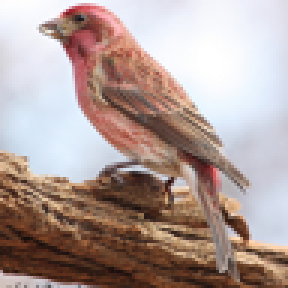
#> input picture Trabalho 06 - Color Image Processing and Segmentation/image_1.png, 96 x 96 px (shown 3 times larger)
$ python assignment6.py
#> lines starting #> are read from the running program, lines starting #| are printed output that depends on the picture
#Assignment 5
#Morphology and Image Description
#Lucas Toschi de Oliveira
#USP ID: 11234190

#import matplotlib.pyplot as plt
import numpy as np
import imageio
import random

import time

# [12 lines of commented-out code are left out]
def getRSE(reference_image, output_image):
    if len(output_image.shape) == 3:
        total_error = 0
        for i in range(0, output_image.shape[2]):
            error_sum = np.sum((reference_image[:, :, i] - output_image[:, :, i])**2)
            error_average = error_sum/(reference_image.shape[0]*reference_image.shape[1])
            total_error += round(np.sqrt(error_average), 4)
            return round(total_error/3, 4)
    else:
        error_sum = np.sum((reference_image - output_image)**2)
        error_average = error_sum/(reference_image.shape[0]*reference_image.shape[1])
        return round(np.sqrt(error_average), 4)

def resetClusters(initialClusters, clusters):
    for i in range(0, len(clusters)):
        clusters[i]["x"] = initialClusters[i]["x"]
        clusters[i]["y"] = initialClusters[i]["y"]


#Normalize an image with to an arbitrary bit resolution.
def normalizeImage(image, bit_resolution):
    max_value = np.max(image)
    min_value = np.min(image)

    image = (image - min_value)*((2**bit_resolution - 1)/(np.abs(max_value - min_value)))

    return image

def buildImageFromClusters(parameters, input_image, clusters):
    outputImage = []

    if parameters["pixel_attributes_option"] <= 2:
        outputImage = np.zeros(input_image.shape)

        for cluster in clusters:
            for i in range(0, len(cluster["x"])):
                outputImage[cluster["x"][i], cluster["y"][i], 0] = int(cluster["R"])
                outputImage[cluster["x"][i], cluster["y"][i], 1] = int(cluster["G"])
                outputImage[cluster["x"][i], cluster["y"][i], 2] = int(cluster["B"])

        outputImage[:, :, 0] = normalizeImage(outputImage[:, :, 0], 8)
        outputImage[:, :, 1] = normalizeImage(outputImage[:, :, 1], 8)
        outputImage[:, :, 2] = normalizeImage(outputImage[:, :, 2], 8)
    else:
        outputImage = np.zeros([input_image.shape[0], input_image.shape[1]])

        for cluster in clusters:
            for i in range(0, len(cluster["x"])):
                outputImage[cluster["x"][i], cluster["y"][i]] = int(cluster["luminance"])

        outputImage = normalizeImage(outputImage, 8)

    return outputImage


#Converts the images vector from RGB to gray images using Luminance weights.
#Returns the vector with the transformation applied in each image.
def rgbToGray(rgbValues):
    return (0.299*rgbValues[0] + 0.587*rgbValues[1] + 0.114*rgbValues[2])

def getRGBEuclidianDistance(reference_data, pixel_data):
    delta2R = pow(reference_data["R"] - pixel_data["R"], 2)
    delta2G = pow(reference_data["G"] - pixel_data["G"], 2)
    delta2B = pow(reference_data["B"] - pixel_data["B"], 2)

    return np.sqrt(delta2R + delta2G + delta2B)

def getRGBxyEuclidianDistance(reference_data, pixel_data):
    delta2R = pow(reference_data["R"] - pixel_data["R"], 2)
    delta2G = pow(reference_data["G"] - pixel_data["G"], 2)
    delta2B = pow(reference_data["B"] - pixel_data["B"], 2)
    delta2X = pow(reference_data["x_med"] - pixel_data["x"], 2)
    delta2Y = pow(reference_data["y_med"] - pixel_data["y"], 2)

    return np.sqrt(delta2R + delta2G + delta2B + delta2X + delta2Y)

def getLuminanceEuclidianDistance(reference_data, pixel_data):
    return np.sqrt(pow(reference_data["luminance"] - pixel_data["luminance"], 2))

def getLuminanceXYEuclidianDistance(reference_data, pixel_data):
    delta2Lum = pow(reference_data["luminance"] - pixel_data["luminance"], 2)
    delta2X = pow(reference_data["x_med"] - pixel_data["x"], 2)
    delta2Y = pow(reference_data["y_med"] - pixel_data["y"], 2)

    return np.sqrt(delta2Lum + delta2X + delta2Y)


def getEuclidianDistance(parameters, reference_data, pixel_data):
    pixel_attributes_option = parameters["pixel_attributes_option"]

    attributes_method_mapping = {
        1: getRGBEuclidianDistance,
        2: getRGBxyEuclidianDistance,
        3: getLuminanceEuclidianDistance,
        4: getLuminanceXYEuclidianDistance
    }

    return attributes_method_mapping[pixel_attributes_option](reference_data, pixel_data)

def updateCluster(clusters, betterClusterIndex, pixel_data):
    clusters[betterClusterIndex]["x"].append(pixel_data["x"])
    clusters[betterClusterIndex]["y"].append(pixel_data["y"])

    if parameters["pixel_attributes_option"] <= 2:
        clusters[betterClusterIndex]["R_sum"] += pixel_data["R"]
        clusters[betterClusterIndex]["G_sum"] += pixel_data["G"]
        clusters[betterClusterIndex]["B_sum"] += pixel_data["B"]

        clusters[betterClusterIndex]["R"] = clusters[betterClusterIndex]["R_sum"]/float(len(clusters[betterClusterIndex]["x"]))
        clusters[betterClusterIndex]["G"] = clusters[betterClusterIndex]["G_sum"]/float(len(clusters[betterClusterIndex]["x"]))
        clusters[betterClusterIndex]["B"] = clusters[betterClusterIndex]["B_sum"]/float(len(clusters[betterClusterIndex]["x"]))
    else:
        clusters[betterClusterIndex]["luminance_sum"] += pixel_data["luminance"]
        clusters[betterClusterIndex]["luminance"] = clusters[betterClusterIndex]["luminance_sum"]/float(len(clusters[betterClusterIndex]["x"]))

    if parameters["pixel_attributes_option"] % 2 == 0:
        clusters[betterClusterIndex]["x_sum"] += pixel_data["x"]
        clusters[betterClusterIndex]["y_sum"] += pixel_data["y"]

        clusters[betterClusterIndex]["x_med"] = clusters[betterClusterIndex]["x_sum"]/float(len(clusters[betterClusterIndex]["x"]))
        clusters[betterClusterIndex]["y_med"] = clusters[betterClusterIndex]["y_sum"]/float(len(clusters[betterClusterIndex]["x"]))

#Assign each pixel to the cluster relative to the centroid with the smallest distance to the pixel.
def assignPixelsAndUpdateClusters(parameters, images, clusters):
    input_image = images["input"]

    for x in range(0, input_image.shape[0]):
        for y in range(0, input_image.shape[1]):
            pixel_data = {
                "x": x,
                "y": y
            }

            rgb = input_image[x, y]
            if parameters["pixel_attributes_option"] <= 2:
                pixel_data["R"] = rgb[0]
                pixel_data["G"] = rgb[1]
                pixel_data["B"] = rgb[2]
            else:
                pixel_data["luminance"] = rgbToGray(rgb)

            minorDistance = np.Infinity
            betterClusterIndex = 0
            t0 = time.time()
            for i in range(0, len(clusters)):
                distance = getEuclidianDistance(parameters, clusters[i], pixel_data)
                if distance < minorDistance:
                    minorDistance = distance
                    betterClusterIndex = i

            t1 = time.time()
            print(f"time {t1 - t0}")
            updateCluster(clusters, betterClusterIndex, pixel_data)


#Initialize clusters for the input image.
#Returns
def initializeClusters(parameters, images):
    m, n, _ = images["input"].shape
    k = parameters["clusters_number"]

    random.seed(parameters["seed"])
    clustersIndices = np.sort(random.sample(range(0, m*n), k))

    clustersCentroid = []
    for index in clustersIndices:
        x = int(index/m)
        if index % n == 0:
            y = 0
        else:
            y = int(index % n) - 1

        clusterInfo = {
            "x": [x],
            "y": [y],
            "x_med": x,
            "y_med": y,
            "x_sum": x,
            "y_sum": y
        }

        rgb = images["input"][x, y]
        if parameters["pixel_attributes_option"] <= 2:
            clusterInfo["R"] = rgb[0]
            clusterInfo["R_sum"] = rgb[0]
            clusterInfo["G"] = rgb[1]
            clusterInfo["G_sum"] = rgb[1]
            clusterInfo["B"] = rgb[2]
            clusterInfo["B_sum"] = rgb[2]
        else:
            luminance = rgbToGray(rgb)
            clusterInfo["luminance"] = luminance
            clusterInfo["luminance_sum"] = luminance

        clustersCentroid.append(clusterInfo)

    return clustersCentroid

#Reads all images needed to run the assignment.
#Returns a Python dictionary with the images.
def readAllImages(parameters):
    images = {}
    images["input"] = imageio.imread(parameters["input_filename"]).astype(np.float64)
    images["reference"] = imageio.imread(parameters["reference_filename"]).astype(np.float64)

    return images

#Get all parameters needed to run the assignment.
#Returns a Python dictionary with the parameters.
def getAllParameters():
    parameters = {}
    parameters["input_filename"] = str(input().rstrip())
#> the answer given: image_1.png
    parameters["reference_filename"] = str(input().rstrip())
#> the answer given: image_2.png
    parameters["pixel_attributes_option"] = int(input().rstrip())
#> the answer given: 1
    parameters["clusters_number"] = int(input().rstrip())
#> the answer given: 3
    parameters["iterations_number"] = int(input().rstrip())
#> the answer given: 3
    parameters["seed"] = int(input().rstrip())
#> the answer given: 3

    return parameters


if __name__ == "__main__":
    parameters = getAllParameters()
    images = readAllImages(parameters)
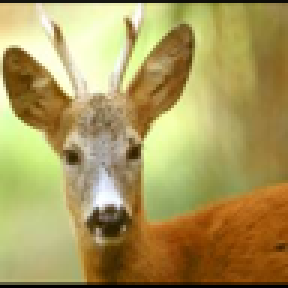
#> input picture Trabalho 06 - Color Image Processing and Segmentation/image_2.png, 96 x 96 px (shown 3 times larger)
#> images = 2 items
    initialClusters = initializeClusters(parameters, images)
#> in initializeClusters, `k = parameters["clusters_number"]`: k = 3
#> in initializeClusters, `clustersIndices = np.sort(random.sample(range(0, m*n), k))`: clustersIndices = [2136, 3898, 8916]
#> the loop in initializeClusters, `for index in clustersIndices:` made 3 passes
#> (index, x, y, rgb) on passes 1 to 3: (2136, 22, 23, [234, 242, 254]), (3898, 40, 57, [164, 122, 99]), (8916, 92, 83, [123, 79, 52])
#> after the loop in initializeClusters, `for index in clustersIndices:`: clustersCentroid = 3 items
#> initialClusters = 3 items

    clusters = initialClusters
#> clusters = 3 items
    for _ in range(parameters["iterations_number"]):
        assignPixelsAndUpdateClusters(parameters, images, clusters)
        resetClusters(initialClusters, clusters)
#> this loop made 3 passes

    outputImage = buildImageFromClusters(parameters, images["input"], clusters).astype(np.uint8)
#> the loop in buildImageFromClusters, `for cluster in clusters:` made 3 passes
#> after the loop in buildImageFromClusters, `for cluster in clusters:`:
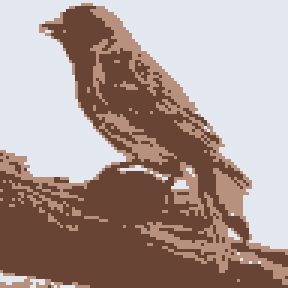
#> outputImage: shape (96, 96, 3) float64 (shown 3 times larger); mean of channels 0, 1, 2 170.9, 152.6, 147.4; drawn as R, G, B
#> in normalizeImage, `image = (image - min_value)*((2**bit_resolution - 1)/(np.abs(max_value..`:
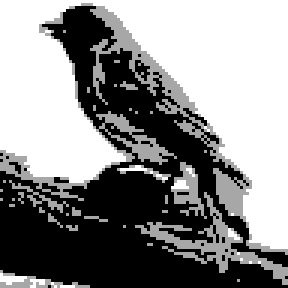
#> image: shape (96, 96) float64 (shown 3 times larger); min 0, max 255, mean 139.9; drawn with min black and max white
#> in buildImageFromClusters, `outputImage[:, :, 0] = normalizeImage(outputImage[:, :, 0], 8)`:
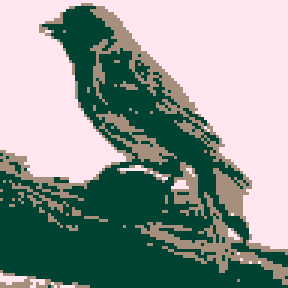
#> outputImage: shape (96, 96, 3) float64 (shown 3 times larger); mean of channels 0, 1, 2 139.9, 152.6, 147.4; drawn with min black and max white
#> call 2 of normalizeImage, with bit_resolution = 8
#> in normalizeImage (call 2), `image = (image - min_value)*((2**bit_resolution - 1)/(np.abs(max_value..`:
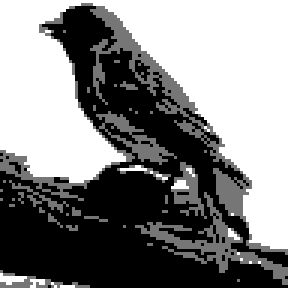
#> image: shape (96, 96) float64 (shown 3 times larger); min 0, max 255, mean 132.3
#> in buildImageFromClusters, `outputImage[:, :, 1] = normalizeImage(outputImage[:, :, 1], 8)`:
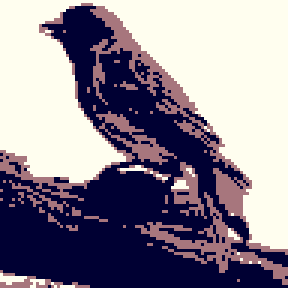
#> outputImage: shape (96, 96, 3) float64 (shown 3 times larger); mean of channels 0, 1, 2 139.9, 132.3, 147.4; drawn with min black and max white
#> in buildImageFromClusters, `outputImage[:, :, 2] = normalizeImage(outputImage[:, :, 2], 8)`:
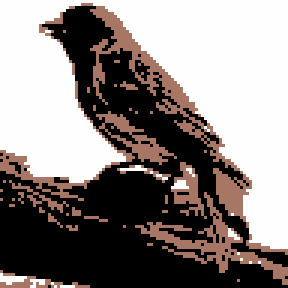
#> outputImage: shape (96, 96, 3) float64 (shown 3 times larger); mean of channels 0, 1, 2 139.9, 132.3, 129.4; drawn with min black and max white
    #showImages([outputImage], 6)
    print(getRSE(images["reference"], outputImage))
